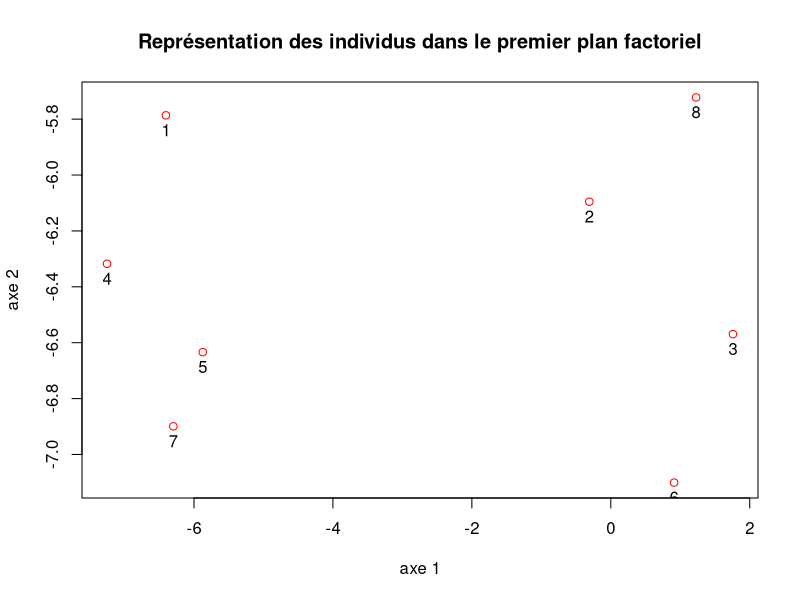

Here is the R script that generated this plot:
# UV : SY19 - TP01
# 1. Exercice théorique
# Auteurs : Alice Ngwembou - Antoine Hars
# Fichier : exercice1.R

# http://lotybo.free.fr/upload/File/SY09/SY09%20TP3%20Positionnement%20multidimensionnel.pdf

library(MASS)
x = matrix(c(8.5, 1.5, 3.5, 5.0, 2, 6.5, 9.5, 1.5, 8.5, 2.5, 3, 6.5, 9, 2.5, 2, 5.5), 2)
x = t(x)

# Première partie : ACP
cent = scale(x, center = TRUE, scale = FALSE)
s = (1 / 8) * t(cent) %*% cent
diag = eigen(s)

# Les axes factoriels
u1 = diag$vectors[,1]
u2 = diag$vectors[,2]

landa1 = diag$values[1]
landa2 = diag$values[2]

# princomp(x)

# Calcul des pourcentages d'inertie expliquée
inertie_explique = function(d) {

	l = length(d)
	result = matrix(ncol = l)
	a = sum(abs(d))
	for (k in 1:l) {

		result[k] = d[k] /a * 100
	}
	for (k in 2:l) {
		result[k] = result[k] + result[k-1]
	}
	return (result)
}
inerties = inertie_explique(diag$values)

# a = sum(diag$values)
# axe_inertie1 = diag$values[1] / a * 100
# axe_inertie2 = diag$values[2] / a * 100

# Calcul de la matrice des composantes principales.
m = diag(1, 2)
u = diag$vectors

C = x %*% m %*% u
#compx = princomp(x)
#comp = cent %*% diag$vectors

png(file = "plots/biplot_exo1_princomp.png")
plot(C, main = "Représentation des individus dans le premier plan factoriel", ylab = "axe 2", xlab = "axe 1", col = "red")
text(C, pos = 1, labels = c("1", "2", "3", "4", "5", "6", "7", "8"))
dev.off()

# 3)
# Calcul qui nous donne la matrice X
somme = C[,1] %*% t(u1) + C[,2] %*% t(u2)



# Deuxième partie : MDS
# 1)
d = dist(x, method = "euclidean")
d2 = d^2

# 2)
w1 = cent %*% t(cent)

id8 = diag(8)
distance <- as.matrix(d2)
un = matrix(rep(1, 64), 8)
q8 = id8 - (1/8) * un
w2 = -(1/2) * q8 %*% distance %*% q8

# 3)
n = 1 / 8
cent = scale(n * w1, center = TRUE, scale = FALSE)
vari = (1/8) * t(cent) %*% cent
diag = eigen(vari)
# Il faut montrer que les valeurs propres sont positives ou nulles pour pouvoir dire que W est une matrice semi-définie positive.

# 4)
dp = diag$vectors
l = diag$values * id8

# 5)
#aftd = cmdscale(d, 2)

# 6)
#plot(aftd$points)
# Faire la comparaison

# 7)

aftd <- function (d) {

	# Transformation de la matrice de distances en matrice
	dim_mat = as.matrix(d)
	d2 = dim_mat^2

	# Récupération de la première dimension de la matrice (nbre de lignes = nbre d'individus)
	dimension = diag(dim(dim_mat))[1]

	# Création de la matrice identité
	id = diag(dimension)

	# Création de la matrice unitaire
	un = matrix(rep(1, dimension^2), dimension)

	# Création de la matrice Q de centrage
	q = id - (1/dimension) * un

	# Calcul de la matrice W
	w = -(1/2) * q %*% d2 %*% q

	# cent = scale((1 / dimension) * w, center = TRUE, scale = FALSE)
	# vari = (1 / dimension) * t(cent) %*% cent
	# diag = eigen(vari)

	# Matrice associée aux vecteurs propres
	V = eigen(1 / dimension * w)$vectors[,1:7]
	V = sqrt(dimension) * V

	# Matrice associées aux valeurs propres
	L = diag(c(eigen(1 / dimension * W)$values[1:7]))

	# Calcul composante principale
	C = V %*% sqrt(L)

	png(file = "plots/plot_mutations_aftd.png")
	plot(C, main = "AFTD : Représentation de mutations sur les 2 premiers axes factoriels",xlab = "axe1", ylab = "axe2", type = "n")
	text(C[,1], C[,2], letters[1:dimension])
	dev.off()
	
	# Calcul du pourcentage d'inertie pour les 2 premières valeurs propres
	quality2 = (diag(L)[1] + diag(L)[2]) / sum(eigen(1 / dimension * W) $values) * 100

	# Calcul du pourcentage d'inertie pour les 7 premières valeurs propres
	quality7 = (diag(L)[1] + diag(L)[2] + diag(L)[3] + diag(L)[4] + diag(L)[5] + diag(L)[6] + diag(L)[7]) / sum(eigen(1 / dimension * W) $values) * 100
	list(points = C, quality2 = quality2, quality7 = quality7)
}

